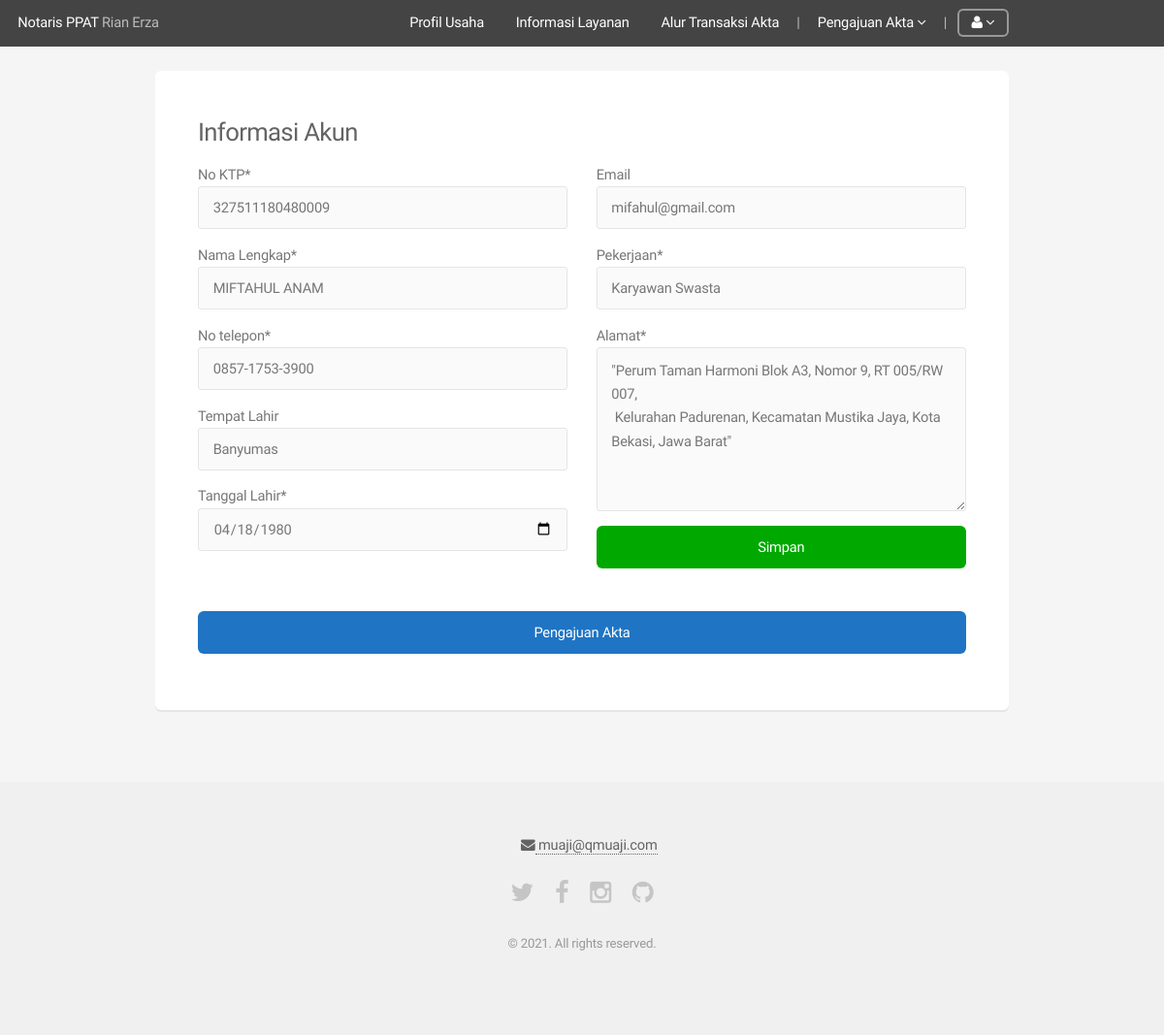
/informasiAkun.php (signed in), run on the app's committed database.
### tables this page shows
CREATE TABLE `User` (
  `Id` int(11) NOT NULL,
  `NIK` varchar(20) NOT NULL,
  `NamaLengkap` varchar(50) NOT NULL,
  `TmptLahir` varchar(20) NOT NULL,
  `TglLahir` date NOT NULL,
  `Pekerjaan` varchar(50) NOT NULL,
  `Alamat` varchar(255) NOT NULL,
  `NoTlp` varchar(20) NOT NULL,
  `UserRoleId` int(11) NOT NULL DEFAULT '1',
  `Password` varchar(128) NOT NULL,
  `Email` varchar(50) NOT NULL,
  `LastLogin` datetime NOT NULL,
  `IsActive` tinyint(1) NOT NULL,
  `CreationDate` timestamp NOT NULL DEFAULT CURRENT_TIMESTAMP,
  `EmailCode` varchar(128) NOT NULL,
  `Img` varchar(255) NOT NULL
);

### core/functions/users.php (called while the page is built, shortened)
<?php
function userData($user_id) {
	$data 	 = array();
	$user_id = (int)$user_id;
	$funcNumArgs = func_num_args();
	$funcGetArgs = func_get_args();
	if($funcNumArgs > 1){
		unset($funcGetArgs[0]);
		$fields = implode(', ', $funcGetArgs);
		$data 	= mysql_fetch_assoc(mysql_query("SELECT $fields FROM User WHERE Id=$user_id"));
	}
	return $data;
}

### core/init.php (called while the page is built, shortened)
<?php
require 'functions/users.php';
if(loggedIn()) {
	$userData   = userData($_SESSION['user_id'], 'Id', 'Email', 'Password', 'NamaLengkap', 'NoTlp', 'Alamat', 'Img', 'UserRoleId', 'TmptLahir', 'TglLahir', 'NIK', 'Pekerjaan');
}
$ageMax = date('Y-m-d', strtotime("-6000 days"));

### informasiAkun.php (the view, shortened to what this page needs)
<?php
require 'core/init.php';
$email 	= $userData['Email'];
$namaLengkap 	= $userData['NamaLengkap'];
$noTlp 			= $userData['NoTlp'];
$alamat 		= $userData['Alamat'];
$nik 	 		= $userData['NIK'];
$tmptLahir 	 	= $userData['TmptLahir'];
$tglLahir 	 	= $userData['TglLahir'];
$pekerjaan 	 	= $userData['Pekerjaan'];
include 'includes/_header.php';
?>
<div style="margin-top:-30px" id="main" class="container">
	<div class="row">
		<div class="12u 12u(mobile)">
			<div class="box">
				<h3>Informasi Akun</h3>
				<form action="" method="post" autocomplete="off">
					<div class="row">
						<div class="6u 12u">
							No KTP*
							<input type="text" name="NIK" placeholder="NIK" value="<?= $nik ?>" required minlength="3" maxlength="32">
							Nama Lengkap*
							<input type="text" name="NamaLengkap" placeholder="Nama Lengkap" value="<?= $namaLengkap ?>" required minlength="3" maxlength="32">
							No telepon*
							<input type="text" name="NoTlp" placeholder="Telepon"  value="<?= $noTlp ?>" required maxlength="20">
							Tempat Lahir
							<input type="text" name="TmptLahir" placeholder="Tempat lahir" value="<?= $tmptLahir ?>">
							Tanggal Lahir*
							<?php ($tglLahir=="0000-00-00") ? $tglLahir= "-" : $tglLahir = date('Y-m-d', strtotime($tglLahir))  ?>
							<input type="Date" name="TglLahir" placeholder="Tanggal Lahir" max="<?=$ageMax?>" required value="<?= $tglLahir ?>">
						</div>
						<div class="6u 12u">
							Email
							<input type="email" name="Email" placeholder="Email" value="<?= $email ?>" required maxlength="50" disabled>
							Pekerjaan*
							<input type="text" name="Pekerjaan" placeholder="Pekerjaan"  value="<?= $pekerjaan ?>" required maxlength="20">
							Alamat*
							<textarea name="Alamat" placeholder="Alamat" cols="30" rows="6" maxlength="225" required=""><?= $alamat ?></textarea>
							<input type="submit" value="Simpan" class="fit special">
						</div>
					</div>
				</form>
				<a href="pengajuanAkta.php" class="button special fit" style="background-color: #1F74C4">Pengajuan Akta</a>
			</div>
		</div>
	</div>
</div>
<?php include 'includes/_footer.php';

### data on the page
user: NIK "327511180480009", NamaLengkap "MIFTAHUL ANAM", NoTlp "0857-1753-3900", TmptLahir "Banyumas", TglLahir "04/18/1980", Email "mifahul@gmail.com", Pekerjaan "Karyawan Swasta", Alamat "\"Perum Taman Harmoni Blok A3, Nomor 9, RT 005/RW 007, Kelurahan Padurenan, Kecamatan Mustika Jaya, Kota Bekasi, Jawa Barat\""
